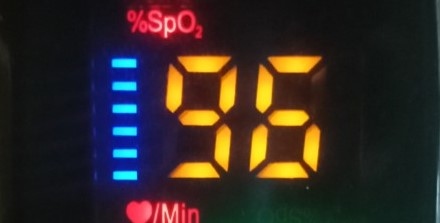
#> input picture ori_img_10/0a77f44e12adc7f39ebc5.jpg, 440 x 223 px, found by its file name; its folder holds only this picture in this run
$ python oxygen.py
#> lines starting #> are read from the running program, lines starting #| are printed output that depends on the picture; after the words box and inside, x2 and y2 are one past the last pixel; in counts of white or black regions, pixels touching at a corner belong together; long printed decimals are rounded
### utils/roi_bp/roi_bp.py
import cv2
import os
from PIL import Image
import numpy as np
from scipy.ndimage import gaussian_filter
from matplotlib import pyplot as plt
import math
PURPLE = (75, 0, 130)
YELLOW = (0, 255, 255)
THICKNESS = 4
FONT = cv2.FONT_HERSHEY_SIMPLEX
# [42 lines left out: functions get_values_around_number, calculate_entropy, calculate_discrete_density, brightness_thresh, brightness_mean, not called in this run]

def euclidean_distance(tuple1, tuple2):
    return math.sqrt(sum((x - y) ** 2 for x, y in zip(tuple1, tuple2)))


# [40 lines left out: functions compare_contour, contour_shape, not called in this run]


def find_closest_tuple(target_list, tuple_list):
    closest_tuple = None
    closest_distance = float('inf')
    for tuple_item in tuple_list:
        distance = euclidean_distance(target_list, tuple_item)
        if distance < closest_distance:
            closest_tuple = tuple_item
            closest_distance = distance
    return closest_tuple


# [21 lines left out: functions replace_tuple_if_not_present, increase_contrast, crop_image, not called in this run]

def cv2_to_pillow(cv2_image):
    pillow_image = Image.fromarray(cv2_image)
    return pillow_image

def pillow_to_cv2(pillow_image):
    cv2_image = cv2.cvtColor(np.array(pillow_image), cv2.COLOR_RGB2BGR)
    return cv2_image


# [48 lines left out: functions reduce_blur, roi_blood_pressure, not called in this run]

### utils/oxygen.py
import cv2
import os
import time
import numpy as np
from utils.roi_bp.roi_bp import find_closest_tuple
import matplotlib.pyplot as plt


DIGITSDICT_tuple = [
    (1, 1, 1, 1, 1, 1, 0),
    (0, 1, 1, 0, 0, 0, 0),
    (1, 1, 0, 1, 1, 0, 1),
    (1, 1, 1, 1, 0, 0, 1),
    (0, 1, 1, 1, 0, 0, 1),
    (0, 1, 1, 0, 0, 1, 1),
    (1, 1, 1, 0, 0, 1, 1),
    (1, 0, 1, 1, 0, 1, 1),
    (1, 0, 1, 1, 1, 1, 1),
    (1, 1, 1, 0, 0, 0, 0),
    (1, 1, 1, 0, 0, 0, 1),
    (1, 1, 1, 1, 1, 1, 1),
    (1, 1, 1, 1, 0, 1, 1),
]
DIGITSDICT = {
    (1, 1, 1, 1, 1, 1, 0): 0,
    (0, 1, 1, 0, 0, 0, 0): 1,
    (1, 1, 0, 1, 1, 0, 1): 2,
    (1, 1, 1, 1, 0, 0, 1): 3,
    (0, 1, 1, 1, 0, 0, 1): 3,
    (0, 1, 1, 0, 0, 1, 1): 4,
    (1, 1, 1, 0, 0, 1, 1): 4,
    (1, 0, 1, 1, 0, 1, 1): 5,
    (1, 0, 1, 1, 1, 1, 1): 6,
    (1, 1, 1, 0, 0, 0, 0): 7,
    (1, 1, 1, 0, 0, 0, 1): 7,
    (1, 1, 1, 1, 1, 1, 1): 8,
    (1, 1, 1, 1, 0, 1, 1): 9,
}
def histogram(channel, i):
    histogram = cv2.calcHist([channel], [i], None, [256], [0, 255])
    start_bin = 200
    end_bin = 255
    selected_histogram = histogram[start_bin:end_bin + 1]
    max_index = np.argmax(selected_histogram)
    peak_value = max_index + start_bin
    # print("max hist", peak_value)
    return peak_value


def oxygen_meter(image_path):
#> called with image_path = 'ori_img_10/0a77f44e12adc7f39ebc5.jpg'
    num = []
    image = cv2.imread(image_path)
#> image is the input picture: shape (223, 440, 3); mean B, G, R 37.5, 41.9, 52.3
    image = cv2.resize(image, (600, 300))
#> image: shape (300, 600, 3)
    b, g, r = cv2.split(image)
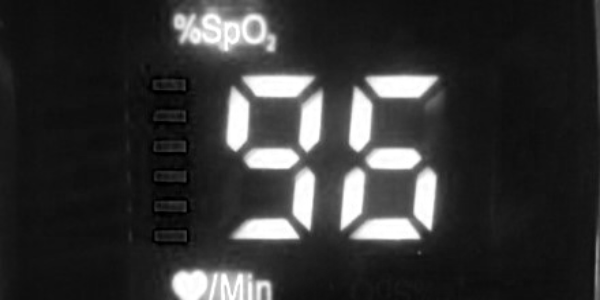
#> r: shape (300, 600); min 0, max 255, mean 52.2
    threshold_high_old = int(histogram(r, 0))
#> in histogram, `histogram = cv2.calcHist([channel], [i], None, [256], [0, 255])`: histogram = 256 values, max 15821 at index 17, min 0 at index 255, mean 688.7
#> in histogram, `selected_histogram = histogram[start_bin:end_bin + 1]`: selected_histogram = 56 values, max 2135 at index 54, min 0 at index 55, mean 207.1
#> in histogram, `max_index = np.argmax(selected_histogram)`: max_index = 54
#> in histogram, `peak_value = max_index + start_bin`: peak_value = 254
#> threshold_high_old = 254
    threshold_high = int(threshold_high_old + 40)
#> threshold_high = 294
    threshold_low = 210
    if threshold_high > 255:
        threshold_high = 255
    if int(threshold_low) > threshold_high_old:
        threshold_low = threshold_high_old - 80
    print(threshold_low, '-->', threshold_high)
    red_channel_mask = cv2.inRange(r, threshold_low, threshold_high)
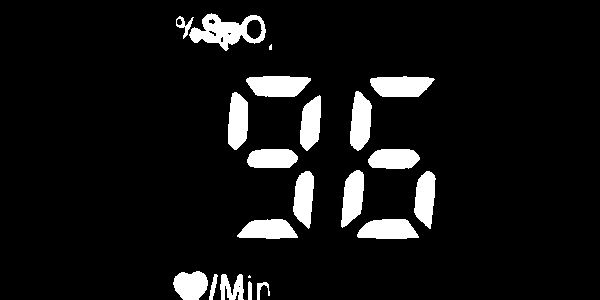
#> red_channel_mask: shape (300, 600); 8% white; 21 white regions (2 under 20 px), largest, box (x1, y1, x2, y2) and area: (189, 13, 266, 51) 1405, (246, 76, 311, 97) 1095, (370, 76, 435, 97) 1078
    edged = np.zeros_like(r)
    edged[red_channel_mask > 0] = 255
    #old threshold
    # red_channel = image[:, :, 2]
    # threshold_value = 170
    # _, edged = cv2.threshold(red_channel, threshold_value, 255, cv2.THRESH_BINARY)
    contours, _ = cv2.findContours(edged, cv2.RETR_EXTERNAL, cv2.CHAIN_APPROX_SIMPLE)
    filters_contours_1 = []
    for contour in contours:
        if (cv2.contourArea(contour) > 60):
            filters_contours_1 += [contour]
    edged = np.zeros_like(edged)
    height, width, _ = image.shape
#> height = 300; width = 600
    padding = 20
    for contour in filters_contours_1:
        x, y, w, h = cv2.boundingRect(contour)
        if x < padding or y < padding or x + w > width - padding or y + h > height - padding:
            continue
        cv2.drawContours(edged, [contour], -1, (255, 255, 255), thickness=cv2.FILLED)
#> edged: shape (300, 600); 6.3% white; 12 white regions
    # [6 lines of commented-out code are left out]

    contours, _ = cv2.findContours(edged, cv2.RETR_EXTERNAL, cv2.CHAIN_APPROX_SIMPLE)
    mask = np.zeros_like(edged)

    for contour in contours:
        x, y, w, h = cv2.boundingRect(contour)
        if h > w:
            contour_mask = np.zeros_like(edged)
            cv2.drawContours(contour_mask, [contour], -1, (255, 255, 255), thickness=cv2.FILLED)
            kernel = np.array([[0, 0, 1, 0, 0],
                               [0, 0, 1, 0, 0],
                               [1, 1, 1, 1, 1],
                               [1, 1, 1, 1, 1],
                               [1, 1, 1, 1, 1],
                                [1, 1, 1, 1, 1],
                               [1, 1, 1, 1, 1],
                               [1, 1, 1, 1, 1],
                               [1, 1, 1, 1, 1],
                               [0, 0, 1, 0, 0],
                               [0, 0, 1, 0, 0],], dtype=np.uint8)

            dilated_mask = cv2.dilate(contour_mask, kernel, iterations=3)
            mask = cv2.bitwise_or(mask, dilated_mask)
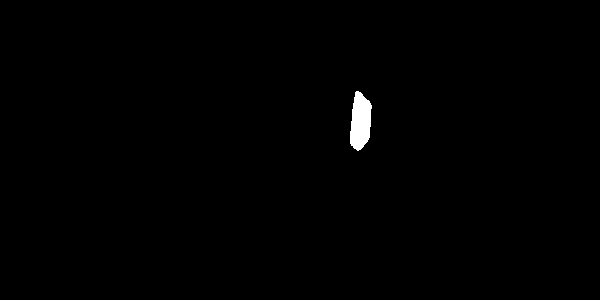
#> contour_mask: shape (300, 600); 0.54% white; 1 white region, box (x1, y1, x2, y2) and area: (350, 91, 372, 151) 970
#> mask: shape (300, 600); 7.6% white; 4 white regions, box (x1, y1, x2, y2) and area: (335, 76, 378, 243) 4698, (287, 80, 327, 244) 4441, (222, 77, 254, 165) 2314, (408, 156, 442, 244) 2314

    edged = cv2.bitwise_or(edged, mask)
    # cv2.imshow('{edged}', edged)
    dilated = edged.copy()
    while True:
        contours, _ = cv2.findContours(dilated, cv2.RETR_EXTERNAL, cv2.CHAIN_APPROX_SIMPLE)
        contours_main = sorted(contours, key=cv2.contourArea, reverse=True)
        total_area = sum(cv2.contourArea(contour) for contour in contours)
        total_area_main = sum(cv2.contourArea(contour) for contour in contours_main[:2])
        min_percentage = 0.8
        if total_area_main / total_area > min_percentage:
            break
        else:
            kernel = np.ones((5, 5), np.uint8)
            dilated = cv2.dilate(dilated, kernel, iterations=2)
            contours, _ = cv2.findContours(dilated, cv2.RETR_EXTERNAL, cv2.CHAIN_APPROX_SIMPLE)
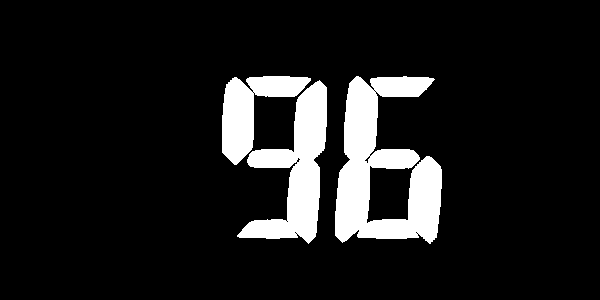
#> dilated: shape (300, 600); 10.9% white; 3 white regions, box (x1, y1, x2, y2) and area: (335, 76, 442, 244) 9949, (237, 80, 327, 244) 6198, (222, 76, 311, 165) 3409

    kernel = cv2.getStructuringElement(cv2.MORPH_OPEN, (1, 1))
#> kernel = [1]
    eroded = cv2.erode(dilated, kernel, iterations=1)
    # [8 lines of commented-out code are left out]
    contours, _ = cv2.findContours(eroded, cv2.RETR_EXTERNAL, cv2.CHAIN_APPROX_SIMPLE)
    list_pos_num = []
    contours = sorted(contours, key=cv2.contourArea, reverse=True)
    for i in range(min(len(contours), 2)):
        contour = contours[i]
        x, y, w, h = cv2.boundingRect(contour)
        # print( x, y, w, h)
        list_pos_num += [(x, y, w, h)]
    list_pos_num = sorted(list_pos_num, key=lambda rect: rect[0] + rect[2])
    canvas = image.copy()
    for x, y, w, h in list_pos_num:
        num += [edged_img(eroded, x, y, w, h, image)]
#> this loop made 2 passes
#> num on passes 1 to 2: [9], [9, 6]
#> pass 1, in edged_img, `roi = cv2.resize(roi, (122 * 2, 170 * 2))`:
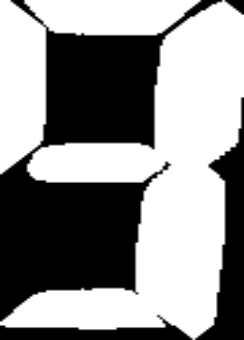
#> roi: shape (340, 244); min 0, max 255, mean 142.9
#> pass 1, in edged_img, `img = cv2.resize(img, (122 * 2, 170 * 2))`:
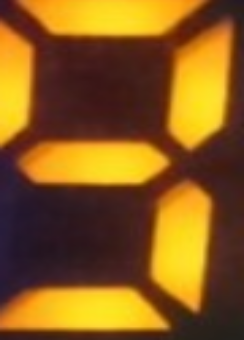
#> img: shape (340, 244, 3); mean B, G, R 28.3, 92.3, 138.4
        # [6 lines of commented-out code are left out]
    number = num[0] * 10 + num[1]
#> number = 96
    return number


def edged_img(eroded, X, Y, W, H, image):
    roi = eroded[Y: Y + H, X: X + W]
    img = image[Y: Y + H, X: X + W]
    roi = cv2.resize(roi, (122 * 2, 170 * 2))
    img = cv2.resize(img, (122 * 2, 170 * 2))
    h, w = roi.shape[0], roi.shape[1]
    # [7 lines of commented-out code are left out]

    qW, qH = int(w * 0.25), int(h * 0.15)
    fractionH, halfH, fractionW = int(h * 0.08), int(h * 0.5), int(w * 0.3)
    sevensegs = [
        ((0 + int(qW * 0.6), 0), (w - int(qW * 0.6), qH)),  # a (top bar)
        ((w - qW, qH), (w, halfH)),  # b (upper right)
        ((w - qW - 10, halfH), (w - 10, h-qH)),  # c (lower right)
        ((0, h - qH), (w, h)),  # d (lower bar)
        ((0, halfH), (qW, h-qH)),  # e (lower left)
        ((0, qH), (qW, halfH)),  # f (upper left)
        # ((0, halfH - fractionH), (w, halfH + fractionH)) # center
        (
            (0 + fractionW, halfH - fractionH),
            (w - fractionW, halfH + fractionH),
        ),  # center
    ]
    on = [0] * 7
    canvas = roi.copy()
    for (i, ((p1x, p1y), (p2x, p2y))) in enumerate(sevensegs):
        cv2.rectangle(canvas, (p1x+5, p1y+5), (p2x-5, p2y-5), (0, 0, 255), thickness=3)
        region = roi[p1y+5:p2y-5, p1x+5:p2x-5]
        # print(f'{i}:{(np.sum(region == 255))/(region.size * 0.5)}')
        if np.sum(region == 255) > region.size * 0.5:
            on[i] = 1
    # [7 lines of commented-out code are left out]
    print(on)
    if on not in DIGITSDICT_tuple:
        closest_tuple = find_closest_tuple(on, DIGITSDICT_tuple)
        index = DIGITSDICT_tuple.index(closest_tuple)
        on = DIGITSDICT_tuple[index]
    digit = DIGITSDICT[tuple(on)]

    if digit != 1:
        if w < 100:
            digit = 1
    # print(f"Digits in img are: {digit}")
    return digit


if __name__ == '__main__':
    folder_path = 'ori_img_10'
    images = os.listdir(folder_path)
    print(images)
    for image in images:
        file_path = os.path.join(folder_path, image)
        if os.path.isfile(file_path) and image.lower().endswith(('.jpg', '.jpeg', '.png')):
            name = os.path.splitext(image)[0]
            image_path = f'{folder_path}/{image}'
            print(image_path)
            stime = time.time()
            number = oxygen_meter(image_path)
#> number = 96
            etime = time.time()
            print(f'Digits in img are: {number}, time run: {etime - stime}')
#| Digits in img are: 96, time run: 0.09075
            print('##################################################')
            cv2.imshow(f'{number}-{name}', cv2.resize(cv2.imread(image_path), (500, 500)))
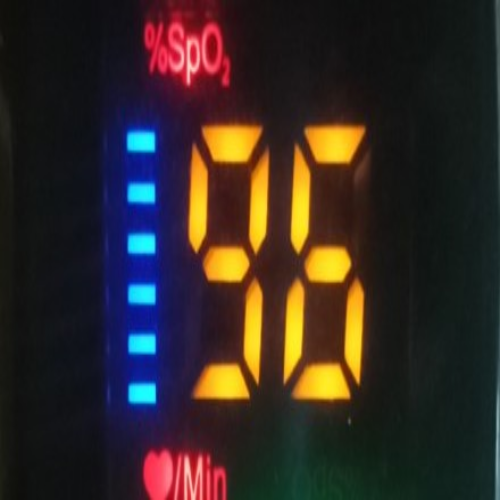
#> window '96-0a77f44e12adc7f39ebc5': shape (500, 500, 3); mean B, G, R 37.4, 41.8, 52.2
            cv2.waitKey(700)
            cv2.destroyAllWindows()

$ run again, on ori_img_10/4d5ca5aa7a49af17f6582.jpg
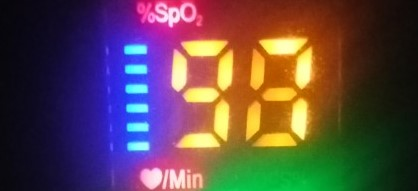
#> input picture ori_img_10/4d5ca5aa7a49af17f6582.jpg, 418 x 191 px, found by its file name
#> in oxygen_meter, image is the input picture: shape (191, 418, 3); mean B, G, R 73.6, 72.1, 93.9
#> image: shape (300, 600, 3)
#> histogram = 256 values, max 5977 at index 10, min 0 at index 255, mean 678.8
#> selected_histogram = 56 values, max 3047 at index 54, min 0 at index 55, mean 339.9
#> max_index = 54
#> peak_value = 254
#> threshold_high = 294
#> in oxygen_meter, `red_channel_mask = cv2.inRange(r, threshold_low, threshold_high)`:
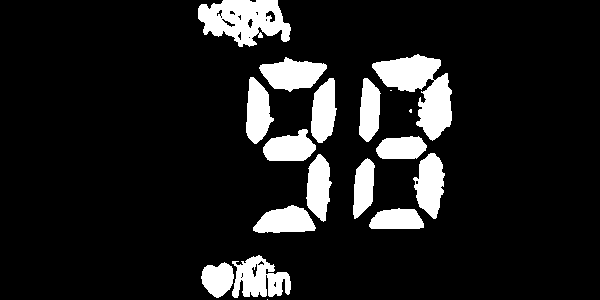
#> red_channel_mask: shape (300, 600); 11.9% white; 18 white regions (3 under 20 px), largest, box (x1, y1, x2, y2) and area: (372, 54, 452, 141) 3276, (198, 0, 291, 47) 2850, (232, 255, 291, 298) 1601
#> the loop in oxygen_meter, `for x, y, w, h in list_pos_num:` made 2 passes
#> num on passes 1 to 2: [9], [9, 8]
#> in oxygen_meter, `number = num[0] * 10 + num[1]`: number = 98
#| Digits in img are: 98, time run: 0.07805
#> `cv2.imshow(f'{number}-{name}', cv2.resize(cv2.imread(image_path), (500..`:
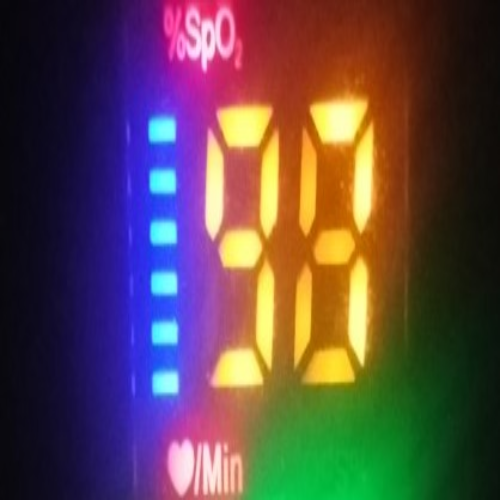
#> window '98-4d5ca5aa7a49af17f6582': shape (500, 500, 3); mean B, G, R 73.4, 72, 93.8

$ run again, on ori_img_10/16daf92c26cff391aade1.jpg
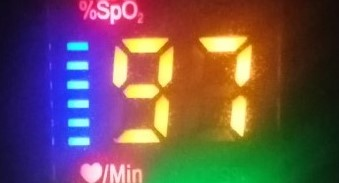
#> input picture ori_img_10/16daf92c26cff391aade1.jpg, 339 x 183 px, found by its file name
#> in oxygen_meter, image is the input picture: shape (183, 339, 3); mean B, G, R 84, 82.3, 108.1
#> image: shape (300, 600, 3)
#> histogram = 256 values, max 2628 at index 254, min 0 at index 255, mean 681
#> selected_histogram = 56 values, max 2628 at index 54, min 0 at index 55, mean 337.4
#> max_index = 54
#> peak_value = 254
#> threshold_high = 294
#> red_channel_mask: shape (300, 600); 11.4% white; 24 white regions (7 under 20 px), largest, box (x1, y1, x2, y2) and area: (353, 55, 452, 143) 4256, (141, 0, 254, 46) 2899, (216, 57, 298, 89) 1743
#> the loop in oxygen_meter, `for x, y, w, h in list_pos_num:` made 2 passes
#> num on passes 1 to 2: [9], [9, 7]
#> in oxygen_meter, `number = num[0] * 10 + num[1]`: number = 97
#| Digits in img are: 97, time run: 0.07601
#> `cv2.imshow(f'{number}-{name}', cv2.resize(cv2.imread(image_path), (500..`:
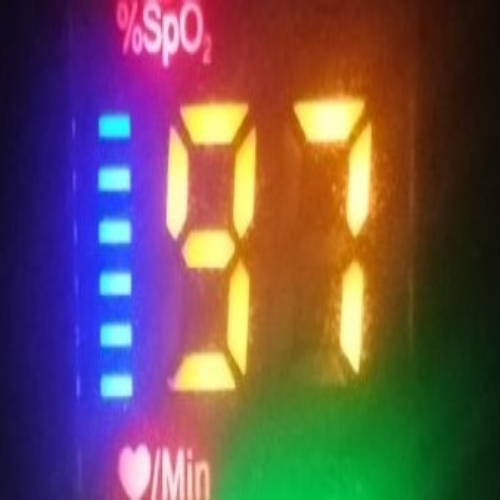
#> window '97-16daf92c26cff391aade1': shape (500, 500, 3); mean B, G, R 83.9, 82.1, 108
